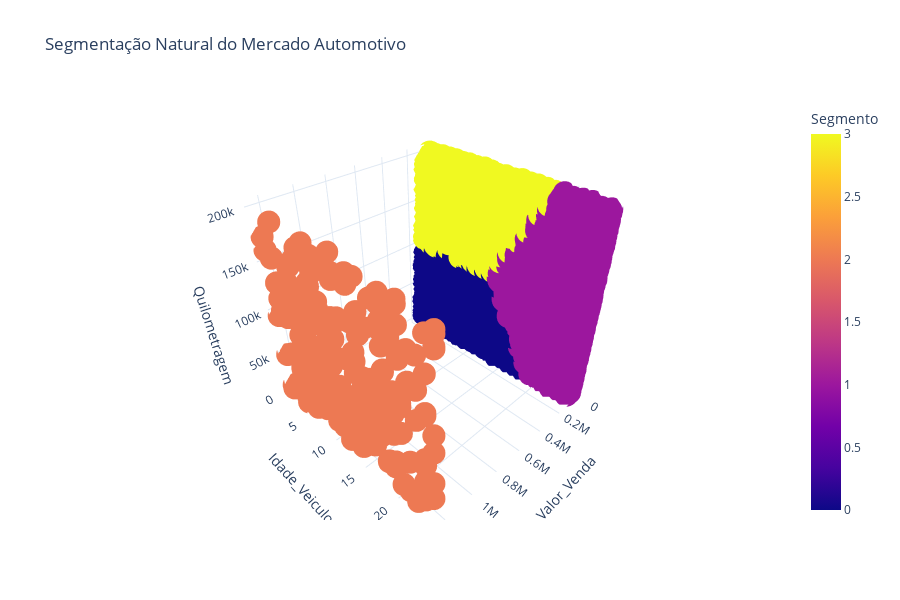

The code cell stored with this chart in its notebook:
### Code cell
# 4. Análise de Segmentação Natural do Mercado (Clustering)
print("\n===  INSIGHT 4: SEGMENTAÇÃO NATURAL DO MERCADO ===")

from sklearn.cluster import KMeans
from sklearn.preprocessing import StandardScaler

# Preparar dados para clustering
cluster_features = ['Valor_Venda', 'Idade_Veiculo', 'Quilometragem']
cluster_data = df[cluster_features].dropna()

# Normalizar dados
scaler_cluster = StandardScaler()
cluster_data_scaled = scaler_cluster.fit_transform(cluster_data)

# Determinar número ótimo de clusters (método do cotovelo)
inertias = []
k_range = range(2, 9)

for k in k_range:
    kmeans = KMeans(n_clusters=k, random_state=42, n_init=10)
    kmeans.fit(cluster_data_scaled)
    inertias.append(kmeans.inertia_)

# Aplicar clustering com k=4 (assumindo 4 segmentos principais)
kmeans_final = KMeans(n_clusters=4, random_state=42, n_init=10)
cluster_labels = kmeans_final.fit_predict(cluster_data_scaled)

# Adicionar labels ao dataframe
df_cluster = cluster_data.copy()
df_cluster['Cluster'] = cluster_labels

# Analisar características dos clusters
cluster_summary = df_cluster.groupby('Cluster').agg({
    'Valor_Venda': ['mean', 'std', 'count'],
    'Idade_Veiculo': 'mean',
    'Quilometragem': 'mean'
}).round(2)

cluster_summary.columns = ['Preco_Medio', 'Preco_Std', 'Volume', 'Idade_Media', 'Km_Medio']

# Nomear clusters baseado nas características
cluster_names = {
    0: 'Econômico Usado',
    1: 'Premium Novo',
    2: 'Médio Seminovo', 
    3: 'Luxury/Antigo'
}

# Ajustar nomes baseado nos dados reais
for cluster_id in cluster_summary.index:
    price = cluster_summary.loc[cluster_id, 'Preco_Medio']
    age = cluster_summary.loc[cluster_id, 'Idade_Media']
    
    if price < 50000 and age > 10:
        cluster_names[cluster_id] = 'Econômico Usado'
    elif price > 80000 and age < 5:
        cluster_names[cluster_id] = 'Premium Novo'
    elif price > 100000:
        cluster_names[cluster_id] = 'Luxury'
    else:
        cluster_names[cluster_id] = 'Médio Seminovo'

print("Segmentação Natural do Mercado:")
for cluster_id, summary in cluster_summary.iterrows():
    name = cluster_names[cluster_id]
    print(f"\n Cluster {cluster_id} - {name}:")
    print(f"   Preço médio: R$ {summary['Preco_Medio']:,.2f}")
    print(f"   Idade média: {summary['Idade_Media']:.1f} anos")
    print(f"   Quilometragem média: {summary['Km_Medio']:,.0f} km")
    print(f"   Volume: {summary['Volume']} veículos ({summary['Volume']/len(df_cluster)*100:.1f}%)")

# Visualização 3D dos clusters
fig = px.scatter_3d(df_cluster, 
                    x='Valor_Venda', 
                    y='Idade_Veiculo', 
                    z='Quilometragem',
                    color='Cluster',
                    title='Segmentação Natural do Mercado Automotivo',
                    labels={'Cluster': 'Segmento'})
fig.update_layout(height=600)
fig.show()

### Figure 1 — Plotly figure (JSON) as saved in the notebook; plotly's stock layout.template omitted (floating-point values rounded to 4 significant figures; data arrays with more than 128 entries replaced by an {"elided": "..."} marker saying what was removed)
{"data": [{"hovertemplate": "Valor_Venda=%{x}<br>Idade_Veiculo=%{y}<br>Quilometragem=%{z}<br>Segmento=%{marker.color}<extra></extra>", "legendgroup": "", "marker": {"color": {"elided": "9801 int values"}, "coloraxis": "coloraxis", "symbol": "circle"}, "mode": "markers", "name": "", "scene": "scene", "showlegend": false, "type": "scatter3d", "x": {"elided": "9801 float values"}, "y": {"elided": "9801 float values"}, "z": {"elided": "9801 float values"}}], "layout": {"coloraxis": {"colorbar": {"title": {"text": "Segmento"}}, "colorscale": [[0, "#0d0887"], [0.1111, "#46039f"], [0.2222, "#7201a8"], [0.3333, "#9c179e"], [0.4444, "#bd3786"], [0.5556, "#d8576b"], [0.6667, "#ed7953"], [0.7778, "#fb9f3a"], [0.8889, "#fdca26"], [1, "#f0f921"]]}, "height": 600, "legend": {"tracegroupgap": 0}, "scene": {"domain": {"x": [0, 1], "y": [0, 1]}, "xaxis": {"title": {"text": "Valor_Venda"}}, "yaxis": {"title": {"text": "Idade_Veiculo"}}, "zaxis": {"title": {"text": "Quilometragem"}}}, "title": {"text": "Segmentação Natural do Mercado Automotivo"}}}
